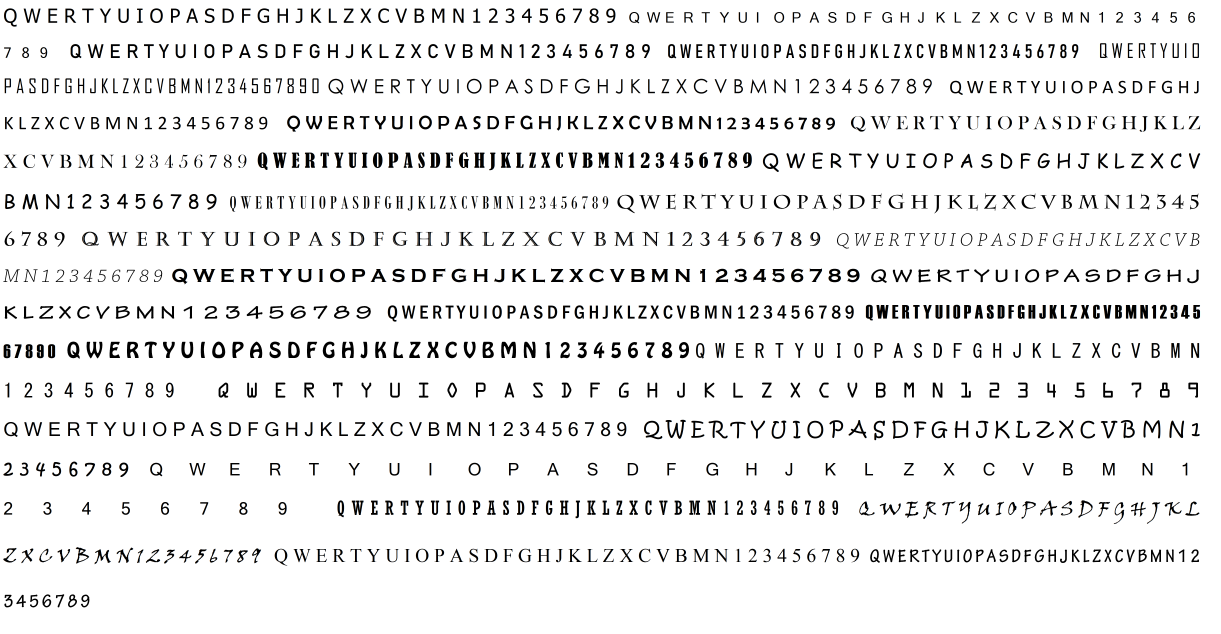
#> input picture training_chars3.png, 6104 x 3168 px (shown at 1/5 size)
$ python GenerateKNNData.py
#> lines starting #> are read from the running program, lines starting #| are printed output that depends on the picture; after the words box and inside, x2 and y2 are one past the last pixel; in counts of white or black regions, pixels touching at a corner belong together
# GenData.py

import sys
import numpy as np
import cv2
import os

# module level variables ##########################################################################
MIN_CONTOUR_AREA = 100

RESIZED_IMAGE_WIDTH = 20
RESIZED_IMAGE_HEIGHT = 30

###################################################################################################
def main():
    imgTrainingNumbers = cv2.imread("training_chars3.png")            # read in training numbers image
#> imgTrainingNumbers is the input picture: shape (3168, 6104, 3); mean B, G, R 236.7, 236.7, 236.7

    if imgTrainingNumbers is None:                          # if image was not read successfully
        print ("error: image not read from file \n\n")        # print error message to std out
        os.system("pause")                                  # pause so user can see error message
        return                                              # and exit function (which exits program)
    # end if

    imgGray = cv2.cvtColor(imgTrainingNumbers, cv2.COLOR_BGR2GRAY)          # get grayscale image
    imgBlurred = cv2.GaussianBlur(imgGray, (5,5), 0)                        # blur

                                                        # filter image from grayscale to black and white
    imgThresh = cv2.adaptiveThreshold(imgBlurred,                           # input image
                                      255,                                  # make pixels that pass the threshold full white
                                      cv2.ADAPTIVE_THRESH_GAUSSIAN_C,       # use gaussian rather than mean, seems to give better results
                                      cv2.THRESH_BINARY_INV,                # invert so foreground will be white, background will be black
                                      11,                                   # size of a pixel neighborhood used to calculate threshold value
                                      2)                                    # constant subtracted from the mean or weighted mean
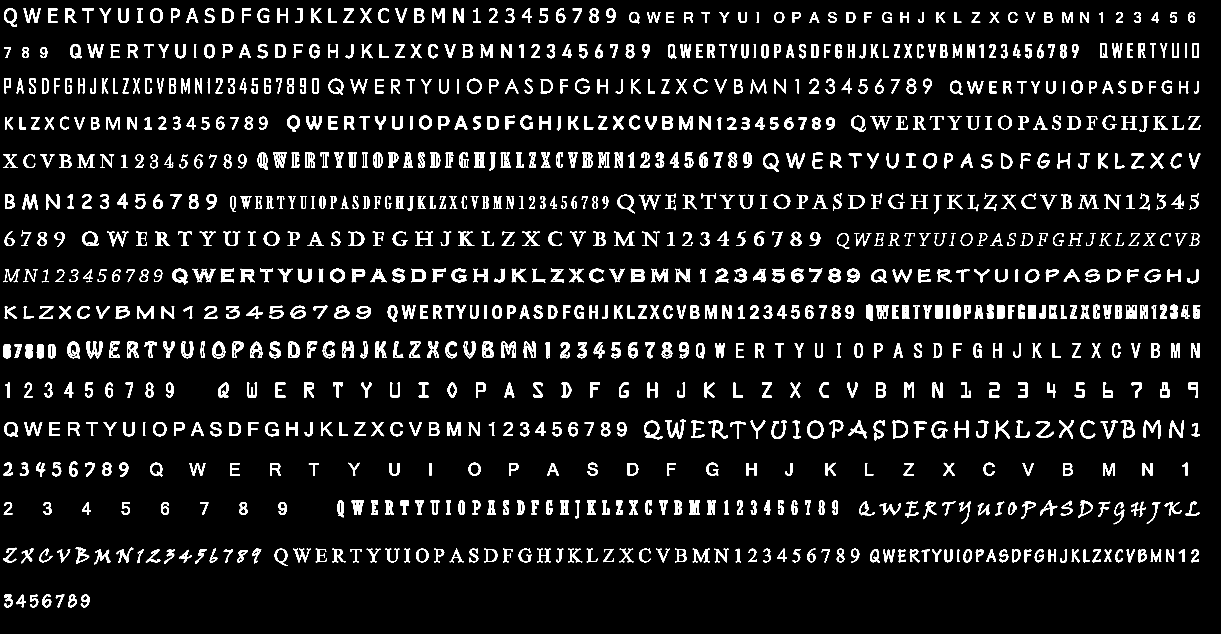
#> imgThresh: shape (3168, 6104) (shown at 1/5 size); 6.8% white; 1021 white regions

    cv2.imshow("imgThresh", imgThresh)      # show threshold image for reference

    imgThreshCopy = imgThresh.copy()        # make a copy of the thresh image, this in necessary b/c findContours modifies the image

    npaContours, npaHierarchy = cv2.findContours(imgThreshCopy,        # input image, make sure to use a copy since the function will modify this image in the course of finding contours
                                                 cv2.RETR_EXTERNAL,                 # retrieve the outermost contours only
                                                 cv2.CHAIN_APPROX_SIMPLE)           # compress horizontal, vertical, and diagonal segments and leave only their end points
#> npaContours = 1018 contours; largest, box (x1, y1, x2, y2) and area: (4037, 2104, 4116, 2192) 5570, (4461, 2103, 4540, 2194) 5438, (3815, 766, 3894, 860) 4895, (3087, 974, 3175, 1066) 4676, (3869, 974, 3951, 1044) 4476; npaHierarchy = 1018 rows, first 6: [1, -1, -1, -1], [2, 0, -1, -1], [3, 1, -1, -1], [4, 2, -1, -1], [5, 3, -1, -1], [6, 4, -1, -1]

                                # declare empty numpy array, we will use this to write to file later
                                # zero rows, enough cols to hold all image data
    npaFlattenedImages =  np.empty((0, RESIZED_IMAGE_WIDTH * RESIZED_IMAGE_HEIGHT))

    intClassifications = []         # declare empty classifications list, this will be our list of how we are classifying our chars from user input, we will write to file at the end

                                    # possible chars we are interested in are digits 0 through 9, put these in list intValidChars
    intValidChars = [ord('0'), ord('1'), ord('2'), ord('3'), ord('4'), ord('5'), ord('6'), ord('7'), ord('8'), ord('9'),
                     ord('A'), ord('B'), ord('C'), ord('D'), ord('E'), ord('F'), ord('G'), ord('H'), ord('I'), ord('J'),
                     ord('K'), ord('L'), ord('M'), ord('N'), ord('O'), ord('P'), ord('Q'), ord('R'), ord('S'), ord('T'),
                     ord('U'), ord('V'), ord('W'), ord('X'), ord('Y'), ord('Z')]

    for npaContour in npaContours:                          # for each contour
        if cv2.contourArea(npaContour) > MIN_CONTOUR_AREA:          # if contour is big enough to consider
            [intX, intY, intW, intH] = cv2.boundingRect(npaContour)         # get and break out bounding rect

                                                # draw rectangle around each contour as we ask user for input
            cv2.rectangle(imgTrainingNumbers,           # draw rectangle on original training image
                          (intX, intY),                 # upper left corner
                          (intX+intW,intY+intH),        # lower right corner
                          (0, 0, 255),                  # red
                          2)                            # thickness

            imgROI = imgThresh[intY:intY+intH, intX:intX+intW]                                  # crop char out of threshold image
            imgROIResized = cv2.resize(imgROI, (RESIZED_IMAGE_WIDTH, RESIZED_IMAGE_HEIGHT))     # resize image, this will be more consistent for recognition and storage

            cv2.imshow("imgROI", imgROI)                    # show cropped out char for reference
            cv2.imshow("imgROIResized", imgROIResized)      # show resized image for reference
            cv2.imshow("training_numbers.png", imgTrainingNumbers)      # show training numbers image, this will now have red rectangles drawn on it

            intChar = cv2.waitKey(0)                     # get key press

            if intChar == 27:                   # if esc key was pressed
                sys.exit()                      # exit program
            elif intChar in intValidChars:      # else if the char is in the list of chars we are looking for . . .

                intClassifications.append(intChar)                                                # append classification char to integer list of chars (we will convert to float later before writing to file)

                npaFlattenedImage = imgROIResized.reshape((1, RESIZED_IMAGE_WIDTH * RESIZED_IMAGE_HEIGHT))  # flatten image to 1d numpy array so we can write to file later
                npaFlattenedImages = np.append(npaFlattenedImages, npaFlattenedImage, 0)                    # add current flattened impage numpy array to list of flattened image numpy arrays
#> this loop made 2 passes; (key Q is pressed on pass 1)
#> (intX, intY, intW, intH) on passes 1 to 2: (82, 2974, 47, 62), (22, 2974, 41, 63)
#> pass 1, in main, `imgROI = imgThresh[intY:intY+intH, intX:intX+intW]`:
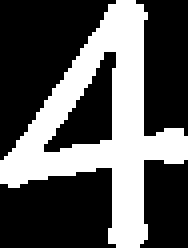
#> imgROI: shape (62, 47) (shown 4 times larger); 35% white; 1 white region, box (x1, y1, x2, y2) and area: (0, 0, 47, 62) 1019
#> pass 1, in main, `imgROIResized = cv2.resize(imgROI, (RESIZED_IMAGE_WIDTH, RESIZED_IMAGE..`:
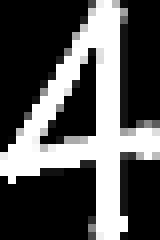
#> imgROIResized: shape (30, 20) (shown 8 times larger); min 0, max 255, mean 86.2
#> pass 2, in main, `imgROI = imgThresh[intY:intY+intH, intX:intX+intW]`:
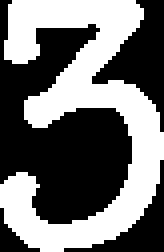
#> imgROI: shape (63, 41) (shown 4 times larger); 44.9% white; 1 white region, box (x1, y1, x2, y2) and area: (0, 0, 41, 63) 1159
#> after the loop, intClassifications = [81]
            # end if
        # end if
    # end for

    fltClassifications = np.array(intClassifications, np.float32)                   # convert classifications list of ints to numpy array of floats

    npaClassifications = fltClassifications.reshape((fltClassifications.size, 1))   # flatten numpy array of floats to 1d so we can write to file later

    print ("\n\ntraining complete !!\n")

    np.savetxt("classifications.txt", npaClassifications)           # write flattened images to file
    np.savetxt("flattened_images.txt", npaFlattenedImages)          #

    cv2.destroyAllWindows()             # remove windows from memory

    return

###################################################################################################
if __name__ == "__main__":
    main()
#> (the program exits here)
